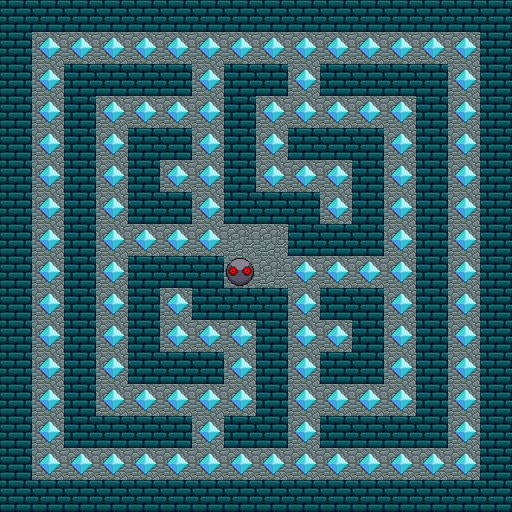

The image is a tile-based game level rendered from a .tmx file. Its description and complete source (layers, tilesets, objects, tile grids) follow:
An orthogonal 16x16 tile map with 32x32 px tiles, 4 tile layers (ground, wall, diamantes, player), 3 tilesets and 4 objects.

<map version="1.4" tiledversion="1.4.2" orientation="orthogonal" renderorder="right-down" width="16" height="16" tilewidth="32" tileheight="32" infinite="0" nextlayerid="5" nextobjectid="1">
 <editorsettings>
  <export target="stage1.json" format="json" />
 </editorsettings>
 <tileset firstgid="1" name="atlaspacman" tilewidth="32" tileheight="32" tilecount="4" columns="2">
  <image source="atlaspacman.png" width="64" height="64" />
  <tile id="0">
   <objectgroup draworder="index" id="3">
    <object id="2" x="0" y="0" width="32" height="32" />
   </objectgroup>
  </tile>
  <tile id="2">
   <objectgroup draworder="index" id="2">
    <object id="1" x="0" y="0" width="32" height="32" />
   </objectgroup>
  </tile>
 </tileset>
 <tileset firstgid="5" name="diamante" tilewidth="32" tileheight="32" tilecount="1" columns="1">
  <image source="diamante.png" width="32" height="32" />
  <tile id="0">
   <objectgroup draworder="index" id="4">
    <object id="3" x="6" y="4.90909" width="22" height="22" />
   </objectgroup>
  </tile>
 </tileset>
 <tileset firstgid="6" name="player" tilewidth="32" tileheight="32" tilecount="1" columns="1">
  <image source="player.png" width="32" height="32" />
  <tile id="0">
   <objectgroup draworder="index" id="2">
    <object id="1" x="0" y="0" width="32" height="32" />
   </objectgroup>
  </tile>
 </tileset>
 <layer id="1" name="ground" width="16" height="16" opacity="0.99">
  <data encoding="csv">
2,2,2,2,2,2,2,2,2,2,2,2,2,2,2,2,
2,2,2,2,2,2,2,2,2,2,2,2,2,2,2,2,
2,2,2,2,2,2,2,2,2,2,2,2,2,2,2,2,
2,2,2,2,2,2,2,2,2,2,2,2,2,2,2,2,
2,2,2,2,2,2,2,2,2,2,2,2,2,2,2,2,
2,2,2,2,2,2,2,2,2,2,2,2,2,2,2,2,
2,2,2,2,2,2,2,2,2,2,2,2,2,2,2,2,
2,2,2,2,2,2,2,2,2,2,2,2,2,2,2,2,
2,2,2,2,2,2,2,2,2,2,2,2,2,2,2,2,
2,2,2,2,2,2,2,2,2,2,2,2,2,2,2,2,
2,2,2,2,2,2,2,2,2,2,2,2,2,2,2,2,
2,2,2,2,2,2,2,2,2,2,2,2,2,2,2,2,
2,2,2,2,2,2,2,2,2,2,2,2,2,2,2,2,
2,2,2,2,2,2,2,2,2,2,2,2,2,2,2,2,
2,2,2,2,2,2,2,2,2,2,2,2,2,2,2,2,
2,2,2,2,2,2,2,2,2,2,2,2,2,2,2,2
</data>
 </layer>
 <layer id="2" name="wall" width="16" height="16">
  <data encoding="csv">
1,1,1,1,1,1,1,1,1,1,1,1,1,1,1,1,
1,0,0,0,0,0,0,0,0,0,0,0,0,0,0,1,
1,0,1,1,1,1,0,1,1,0,1,1,1,1,0,1,
1,0,1,0,0,0,0,1,0,0,0,0,0,1,0,1,
1,0,1,0,1,1,0,1,0,1,1,1,0,1,0,1,
1,0,1,0,1,0,0,1,0,0,0,1,0,1,0,1,
1,0,1,0,1,1,0,1,1,1,0,1,0,1,0,1,
1,0,1,0,0,0,0,0,0,1,1,1,0,1,0,1,
1,0,1,0,1,1,1,0,0,0,0,0,0,1,0,1,
1,0,1,0,1,0,1,1,1,0,1,1,0,1,0,1,
1,0,1,0,1,0,0,0,1,0,0,1,0,1,0,1,
1,0,1,0,1,1,1,0,1,0,1,1,0,1,0,1,
1,0,1,0,0,0,0,0,1,0,0,0,0,1,0,1,
1,0,1,1,1,1,0,1,1,0,1,1,1,1,0,1,
1,0,0,0,0,0,0,0,0,0,0,0,0,0,0,1,
1,1,1,1,1,1,1,1,1,1,1,1,1,1,1,1
</data>
 </layer>
 <layer id="3" name="diamantes" width="16" height="16">
  <data encoding="csv">
0,0,0,0,0,0,0,0,0,0,0,0,0,0,0,0,
0,5,5,5,5,5,5,5,5,5,5,5,5,5,5,0,
0,5,0,0,0,0,5,0,0,5,0,0,0,0,5,0,
0,5,0,5,5,5,5,0,5,5,5,5,5,0,5,0,
0,5,0,5,0,0,5,0,5,0,0,0,5,0,5,0,
0,5,0,5,0,5,5,0,5,5,5,0,5,0,5,0,
0,5,0,5,0,0,5,0,0,0,5,0,5,0,5,0,
0,5,0,5,5,5,5,0,0,0,0,0,5,0,5,0,
0,5,0,5,0,0,0,0,0,5,5,5,5,0,5,0,
0,5,0,5,0,5,0,0,0,5,0,0,5,0,5,0,
0,5,0,5,0,5,5,5,0,5,5,0,5,0,5,0,
0,5,0,5,0,0,0,5,0,5,0,0,5,0,5,0,
0,5,0,5,5,5,5,5,0,5,5,5,5,0,5,0,
0,5,0,0,0,0,5,0,0,5,0,0,0,0,5,0,
0,5,5,5,5,5,5,5,5,5,5,5,5,5,5,0,
0,0,0,0,0,0,0,0,0,0,0,0,0,0,0,0
</data>
 </layer>
 <layer id="4" name="player" width="16" height="16">
  <data encoding="csv">
0,0,0,0,0,0,0,0,0,0,0,0,0,0,0,0,
0,0,0,0,0,0,0,0,0,0,0,0,0,0,0,0,
0,0,0,0,0,0,0,0,0,0,0,0,0,0,0,0,
0,0,0,0,0,0,0,0,0,0,0,0,0,0,0,0,
0,0,0,0,0,0,0,0,0,0,0,0,0,0,0,0,
0,0,0,0,0,0,0,0,0,0,0,0,0,0,0,0,
0,0,0,0,0,0,0,0,0,0,0,0,0,0,0,0,
0,0,0,0,0,0,0,0,0,0,0,0,0,0,0,0,
0,0,0,0,0,0,0,6,0,0,0,0,0,0,0,0,
0,0,0,0,0,0,0,0,0,0,0,0,0,0,0,0,
0,0,0,0,0,0,0,0,0,0,0,0,0,0,0,0,
0,0,0,0,0,0,0,0,0,0,0,0,0,0,0,0,
0,0,0,0,0,0,0,0,0,0,0,0,0,0,0,0,
0,0,0,0,0,0,0,0,0,0,0,0,0,0,0,0,
0,0,0,0,0,0,0,0,0,0,0,0,0,0,0,0,
0,0,0,0,0,0,0,0,0,0,0,0,0,0,0,0
</data>
 </layer>
</map>